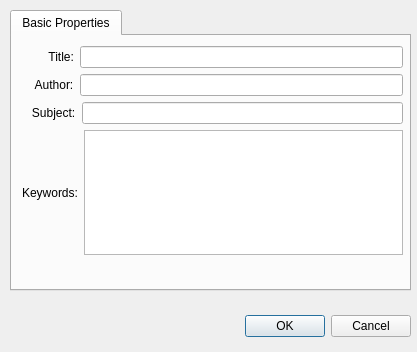
<ui version="4.0" >
 <class>Dialog</class>
 <widget class="QDialog" name="Dialog" >
  <property name="geometry" >
   <rect>
    <x>0</x>
    <y>0</y>
    <width>417</width>
    <height>352</height>
   </rect>
  </property>
  <property name="windowTitle" >
   <string>Dialog</string>
  </property>
  <widget class="QDialogButtonBox" name="buttonBox" >
   <property name="geometry" >
    <rect>
     <x>70</x>
     <y>310</y>
     <width>341</width>
     <height>32</height>
    </rect>
   </property>
   <property name="orientation" >
    <enum>Qt::Horizontal</enum>
   </property>
   <property name="standardButtons" >
    <set>QDialogButtonBox::Cancel|QDialogButtonBox::NoButton|QDialogButtonBox::Ok</set>
   </property>
  </widget>
  <widget class="QTabWidget" name="tabWidget" >
   <property name="geometry" >
    <rect>
     <x>10</x>
     <y>10</y>
     <width>401</width>
     <height>281</height>
    </rect>
   </property>
   <property name="currentIndex" >
    <number>0</number>
   </property>
   <widget class="QWidget" name="basic" >
    <attribute name="title" >
     <string>Basic Properties</string>
    </attribute>
    <widget class="QWidget" name="verticalLayout" >
     <property name="geometry" >
      <rect>
       <x>10</x>
       <y>10</y>
       <width>381</width>
       <height>209</height>
      </rect>
     </property>
     <layout class="QVBoxLayout" >
      <item>
       <layout class="QHBoxLayout" >
        <item>
         <widget class="QLabel" name="label_3" >
          <property name="text" >
           <string>        Title:</string>
          </property>
          <property name="buddy" >
           <cstring>titleEdit</cstring>
          </property>
         </widget>
        </item>
        <item>
         <widget class="QLineEdit" name="titleEdit" />
        </item>
       </layout>
      </item>
      <item>
       <layout class="QHBoxLayout" >
        <item>
         <widget class="QLabel" name="label_2" >
          <property name="text" >
           <string>    Author:</string>
          </property>
          <property name="buddy" >
           <cstring>authorEdit</cstring>
          </property>
         </widget>
        </item>
        <item>
         <widget class="QLineEdit" name="authorEdit" />
        </item>
       </layout>
      </item>
      <item>
       <layout class="QHBoxLayout" >
        <item>
         <widget class="QLabel" name="label" >
          <property name="text" >
           <string>   Subject:</string>
          </property>
          <property name="buddy" >
           <cstring>subjectEdit</cstring>
          </property>
         </widget>
        </item>
        <item>
         <widget class="QLineEdit" name="subjectEdit" />
        </item>
       </layout>
      </item>
      <item>
       <layout class="QHBoxLayout" >
        <item>
         <widget class="QLabel" name="label_4" >
          <property name="text" >
           <string>Keywords:</string>
          </property>
          <property name="buddy" >
           <cstring>keywordsEdit</cstring>
          </property>
         </widget>
        </item>
        <item>
         <widget class="QTextEdit" name="keywordsEdit" >
          <property name="acceptRichText" >
           <bool>false</bool>
          </property>
         </widget>
        </item>
       </layout>
      </item>
     </layout>
    </widget>
   </widget>
  </widget>
 </widget>
 <resources/>
 <connections>
  <connection>
   <sender>buttonBox</sender>
   <signal>accepted()</signal>
   <receiver>Dialog</receiver>
   <slot>accept()</slot>
   <hints>
    <hint type="sourcelabel" >
     <x>248</x>
     <y>254</y>
    </hint>
    <hint type="destinationlabel" >
     <x>157</x>
     <y>274</y>
    </hint>
   </hints>
  </connection>
  <connection>
   <sender>buttonBox</sender>
   <signal>rejected()</signal>
   <receiver>Dialog</receiver>
   <slot>reject()</slot>
   <hints>
    <hint type="sourcelabel" >
     <x>316</x>
     <y>260</y>
    </hint>
    <hint type="destinationlabel" >
     <x>286</x>
     <y>274</y>
    </hint>
   </hints>
  </connection>
 </connections>
</ui>
